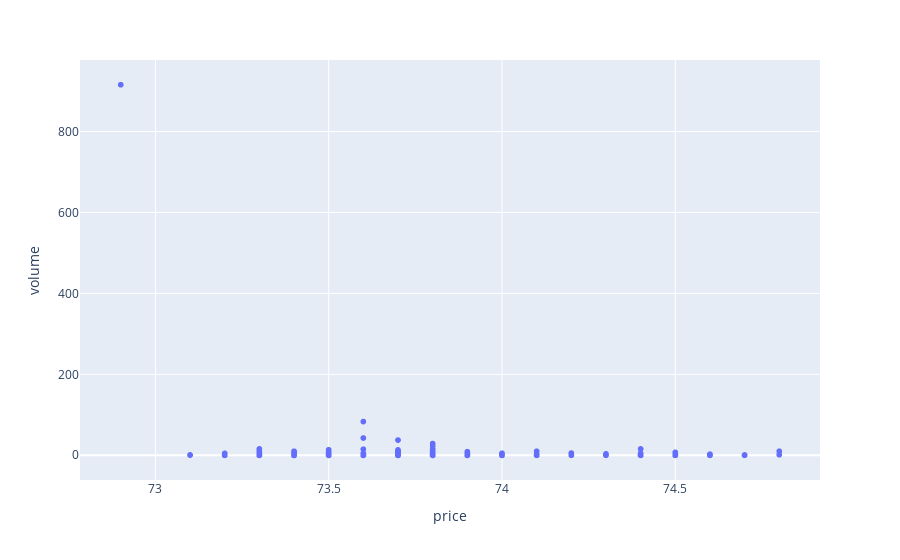

Notebook source saved alongside this figure:
### Code cell
pl.scatter(data, data['price'], data['volume'])

### Figure 1 — Plotly figure (JSON) as saved in the notebook; plotly's stock layout.template omitted (floating-point values rounded to 4 significant figures; data arrays with more than 128 entries replaced by an {"elided": "..."} marker saying what was removed)
{"data": [{"hovertemplate": "price=%{x}<br>volume=%{y}<extra></extra>", "legendgroup": "", "marker": {"color": "#636efa", "symbol": "circle"}, "mode": "markers", "name": "", "showlegend": false, "x": {"elided": "1533 float values"}, "xaxis": "x", "y": {"elided": "1533 float values"}, "yaxis": "y", "type": "scattergl"}], "layout": {"xaxis": {"anchor": "y", "domain": [0.0, 1.0], "title": {"text": "price"}}, "yaxis": {"anchor": "x", "domain": [0.0, 1.0], "title": {"text": "volume"}}, "legend": {"tracegroupgap": 0}, "margin": {"t": 60}}}
